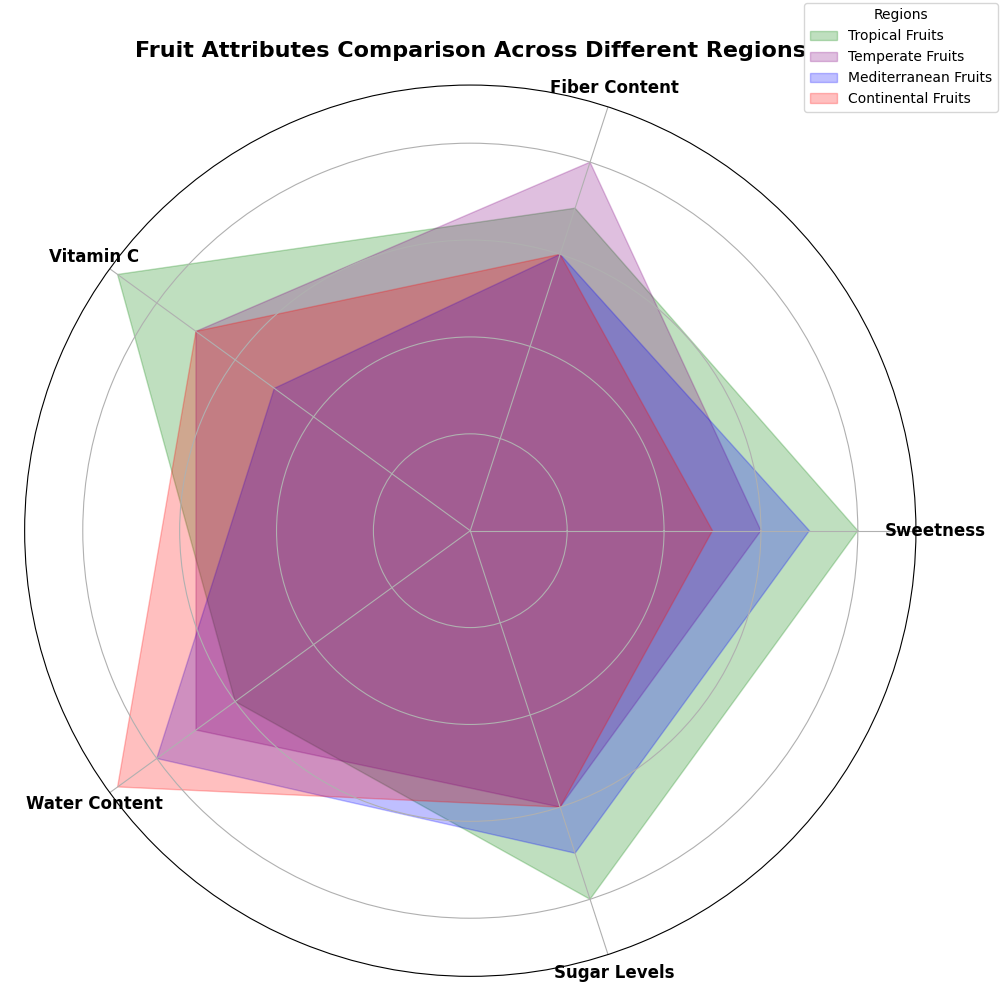

Here is the Python script that generated this plot:
import matplotlib.pyplot as plt
import numpy as np

categories = ['Sweetness', 'Fiber Content', 'Vitamin C', 'Water Content', 'Sugar Levels']

# Data for fruits in different regions
tropical_scores = [8, 7, 9, 6, 8]
temperate_scores = [6, 8, 7, 7, 6]
mediterranean_scores = [7, 6, 5, 8, 7]
continental_scores = [5, 6, 7, 9, 6]

# Closing the radar chart by repeating the first score
tropical_scores += tropical_scores[:1]
temperate_scores += temperate_scores[:1]
mediterranean_scores += mediterranean_scores[:1]
continental_scores += continental_scores[:1]

num_categories = len(categories)
angles = np.linspace(0, 2 * np.pi, num_categories, endpoint=False).tolist()
angles += angles[:1]

fig, ax = plt.subplots(figsize=(10, 10), subplot_kw=dict(polar=True))

# Adjusted consistent color assignment
colors = ['green', 'purple', 'blue', 'red']

# Plotting and filling the graphs
ax.fill(angles, tropical_scores, color=colors[0], alpha=0.25, label='Tropical Fruits')
ax.fill(angles, temperate_scores, color=colors[1], alpha=0.25, label='Temperate Fruits')
ax.fill(angles, mediterranean_scores, color=colors[2], alpha=0.25, label='Mediterranean Fruits')
ax.fill(angles, continental_scores, color=colors[3], alpha=0.25, label='Continental Fruits')

ax.set_xticks(angles[:-1])
ax.set_xticklabels(categories, fontsize=12, fontweight='bold', ha='center')
ax.set_yticklabels([])

plt.title("Fruit Attributes Comparison Across Different Regions", fontsize=16, fontweight='bold', pad=20)
plt.legend(loc='upper right', bbox_to_anchor=(1.1, 1.1), fontsize=10, title='Regions')
plt.tight_layout()
plt.show()
